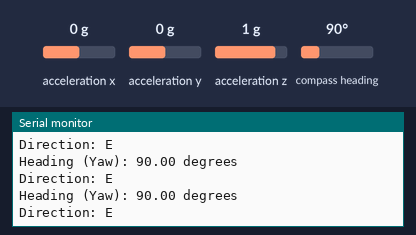
Simulated run of this sketch. Board: Arduino Uno, built with avr-gcc and run on an emulated ATmega328P. On the bench: the last lines printed to the serial monitor. The inputs (shaded band) are chosen by the test bench; at power-on: compass heading 90°, acceleration x 0 g, acceleration y 0 g, acceleration z 1 g.

Above: at 2.2 s.
2.3 s: compass heading set to 7°
At 2.34 s:
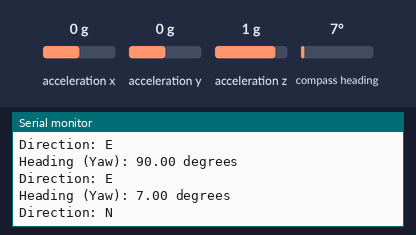
3.9 s: compass heading set to 180°
At 3.98 s:
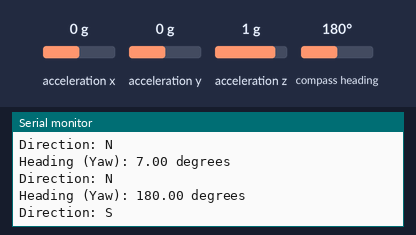
5.5 s: compass heading set to 269°
At 5.52 s:
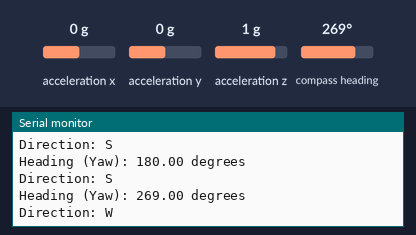
Timing chart, 0 to 8.5 s (numbered marks = the images above; inputs shaded):
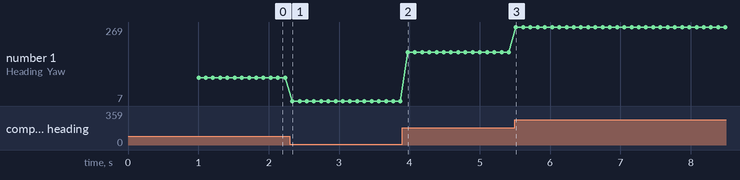

Measured:
- after the input at 2.3 s, the serial monitor: prints a new line at once (image 1)
- after the input at 3.9 s, the serial monitor: prints a new line after 0.08 s (image 2)
- after the input at 5.5 s, the serial monitor: prints a new line at once (image 3)
- plotted number 1: 90 → 7 after the input at 2.3 s, 7 → 180 after the input at 3.9 s, 180 → 269 after the input at 5.5 s

The sketch:

6.ino
```cpp
#include <Wire.h>
#include <Adafruit_Sensor.h>
#include <Adafruit_BNO055.h>
#include <utility/imumaths.h>

// System Address of the BNO055 (default is 0x28)
// You may need to change this to 0x29 if you set the ADR pin high
Adafruit_BNO055 bno = Adafruit_BNO055(55, 0x28);

void setup(void) {
  Serial.begin(115200); // Use a fast baud rate for best results

  while (!Serial) {
    delay(100); // Wait for serial port to open
  }

  Serial.println("BNO055 Compass Test");

  /* Initialise the sensor */
  if (!bno.begin()) {
    /* There was a problem detecting the BNO055 */
    Serial.print("Ooops, no BNO055 detected! Check your wiring or I2C ADDR!");
    while (1);
  }

  // Set to NDOF mode for sensor fusion (best for compass)
  // bno.setMode(OPERATION_MODE_NDOF); // Already the default in bno.begin()

  delay(1000); // Wait 1 second for the sensor to start
}

void loop(void) {
  // Read the Euler angle vector (X, Y, Z) in degrees
  imu::Vector<3> euler = bno.getVector(Adafruit_BNO055::VECTOR_EULER);

  // The X component of the Euler vector is the Yaw angle (Heading/Compass direction)
  float heading =(float)euler.x();

  Serial.print("Heading (Yaw): ");
  Serial.print(heading);
  Serial.println(" degrees");

  // Optional: Convert to cardinal direction
  String direction = getCardinalDirection(heading);
  Serial.print("Direction: ");
  Serial.println(direction);

  delay(100); // Delay for a smoother reading rate
}

// Simple function to convert degrees to cardinal direction
String getCardinalDirection(float degrees) {
  if (degrees > 337.5 || degrees <= 22.5) return "N";
  if (degrees > 22.5 && degrees <= 67.5) return "NE";
  if (degrees > 67.5 && degrees <= 112.5) return "E";
  if (degrees > 112.5 && degrees <= 157.5) return "SE";
  if (degrees > 157.5 && degrees <= 202.5) return "S";
  if (degrees > 202.5 && degrees <= 247.5) return "SW";
  if (degrees > 247.5 && degrees <= 292.5) return "W";
  if (degrees > 292.5 && degrees <= 337.5) return "NW";
  return "?";
}
```
